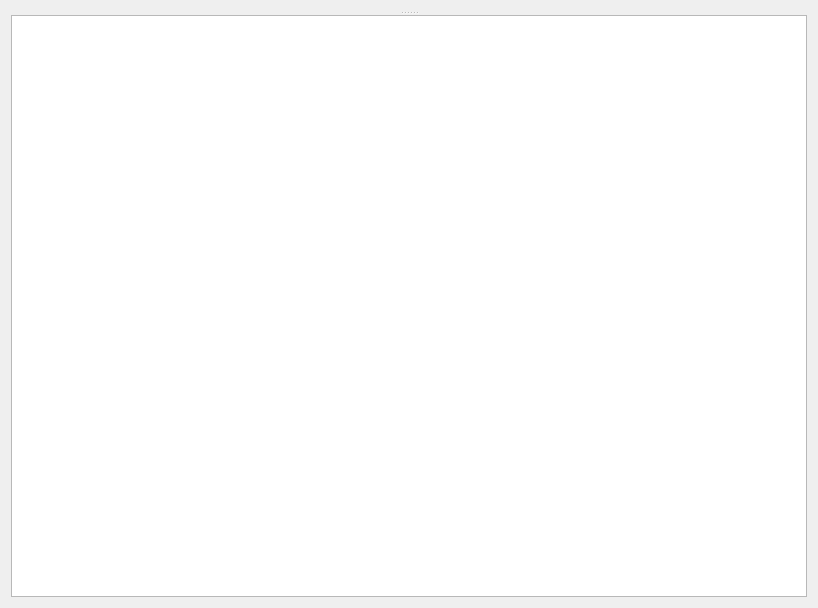
<?xml version="1.0" encoding="UTF-8"?>
<ui version="4.0">
 <class>MainWindow</class>
 <widget class="QMainWindow" name="MainWindow">
  <property name="geometry">
   <rect>
    <x>0</x>
    <y>0</y>
    <width>818</width>
    <height>608</height>
   </rect>
  </property>
  <property name="windowTitle">
   <string>MainWindow</string>
  </property>
  <widget class="QWidget" name="centralWidget">
   <layout class="QVBoxLayout" name="verticalLayout">
    <item>
     <widget class="QSplitter" name="splitter">
      <property name="orientation">
       <enum>Qt::Vertical</enum>
      </property>
      <widget class="QStackedWidget" name="stackedWidget">
       <property name="sizePolicy">
        <sizepolicy hsizetype="Preferred" vsizetype="Expanding">
         <horstretch>0</horstretch>
         <verstretch>0</verstretch>
        </sizepolicy>
       </property>
      </widget>
      <widget class="QTextBrowser" name="infoEd">
       <property name="sizePolicy">
        <sizepolicy hsizetype="Preferred" vsizetype="Ignored">
         <horstretch>0</horstretch>
         <verstretch>0</verstretch>
        </sizepolicy>
       </property>
      </widget>
     </widget>
    </item>
   </layout>
  </widget>
 </widget>
 <layoutdefault spacing="6" margin="11"/>
 <resources/>
 <connections/>
</ui>
